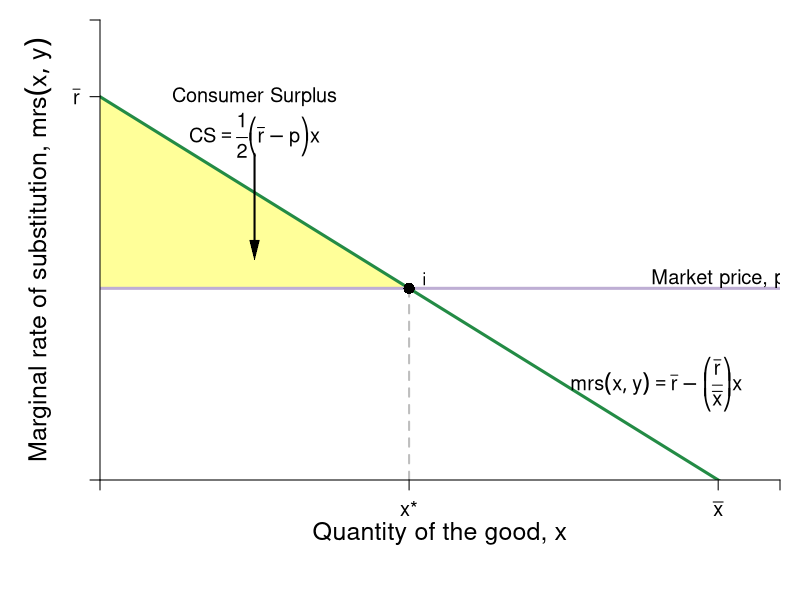

The R source for this figure:
require(shape)
pdf(file = "indmarketdemand/mrs_price_cs.pdf", width = 9, height = 7)

#Set parameters for graphics
axislabelsize <- 1.5
labelsize <- 1.2
graphlinewidth <- 3
segmentlinewidth <- 2

COL <- c("#7fc97f", "#beaed4", "#fdc086", "#ffff99", "#386cb0", "#f0027f", "#bf5b17", "#666666")
COLA <- c("#99d8c9","#66c2a4","#41ae76", "#238b45", "#005824")
COLB <- c("#4eb3d3", "#2b8cbe", "#0868ac","#084081")

par(mar =  c(6, 5, 1, 1))

mrsA <- function(x, rmax = 10, xmax = 20) {
  rmax - (rmax/xmax)*x
}

# uA <- function(x, y, rmax, rmax = 10, xmas = 20) {
#   y + rmax*x - (1/2)(rmax/xmax)*x^2
# }

xlims <- c(0, 22)
ylims <- c(0, 12)

npts <- 501 
x <- seq(xlims[1], xlims[2], length.out = npts)
y <- seq(ylims[1], ylims[2], length.out = npts) 
a <- c(46.08, 55, 64)
b <- c(46.08, 55, 64)

plot(0, 0, xlim = xlims, ylim = ylims, type = "n",
     xlab = expression(paste("")),
     ylab = expression(paste("")), 
     xaxt = "n", 
     yaxt = "n", 
     cex.lab = axislabelsize, 
     bty = "n",
     xaxs = "i", 
     yaxs = "i")

# ticksy <- seq(from = 0, to = ylims[2], by = 2)
# ylabels <- seq(from = 0, to = ylims[2], by = 2)
# ticksx <- seq(from = 0, to = xlims[2], by = 2)
# xlabels <- seq(from = 0, to = xlims[2], by = 2)
ticksy <- c(0, 10, ylims[2])
ylabels <- c(NA, expression(paste(bar(r))), NA)
ticksx <- c(0, 10, 20, xlims[2])
xlabels <- c(NA, expression(paste(x,"*")), expression(paste(bar(x))), NA)

npts <- 500 
xx1 <- seq(xlims[1], xlims[2], length.out = npts)

xpoly <- c(0, 10, 0)
ypoly <- c(5, 5, 10)
polygon(x = xpoly, y = ypoly, col = COL[4], density=NULL, border = NA)

lines(xx1, mrsA(xx1, rmax = 10, xmax = 20), col = COLA[4], lwd = graphlinewidth)
#lines(xx1, brfB(xx1, alpha = 16, beta = 1/24), col = COLB[4], lwd = graphlinewidth)

segments(0, 5, xlims[2], 5, lty = 1, col = COL[2] , lwd = graphlinewidth)
segments(10, 0, 10, 5, lty = 2, col = "gray" , lwd = segmentlinewidth)

mtext(expression(paste("Quantity of the good, ", x)), side=1, line = 2.5, cex = axislabelsize)
text(-2, 6, expression(paste("Marginal rate of substitution, ", mrs(x,y))), xpd = TRUE, cex = axislabelsize, srt = 90) 

points(10, 5, pch = 16, col = "black", cex = 1.5)
text(10.5, 5.25, expression(i))

#segments(4.11765, 6.17647, 5.88, 8.88, lty = 1, col = COL[2] , lwd = graphlinewidth)
text(20, 5.25, expression("Market price, p"), cex = labelsize)

#Label mrs function
text(18, 2.5, expression(paste(mrs(x,y) == bar(r) - bgroup("(",frac(bar(r), bar(x)),")")*x)), cex = labelsize)

#Label highest willingness to pay
text(5, 10, expression("Consumer Surplus"), cex = labelsize)
text(5, 9, expression(paste(CS==frac(1, 2)*bgroup("(",bar(r) - p,")")*x)), cex = labelsize)
Arrows(5, 8.5, 5, 6, col = "black", lty = 1, lwd = 2, arr.type = "triangle", arr.lwd = 0.5)

axis(1, at = ticksx, pos = 0, labels = xlabels, cex.axis = labelsize)
axis(2, at = ticksy, pos = 0, labels = ylabels, las = 1, cex.axis = labelsize)

dev.off()
